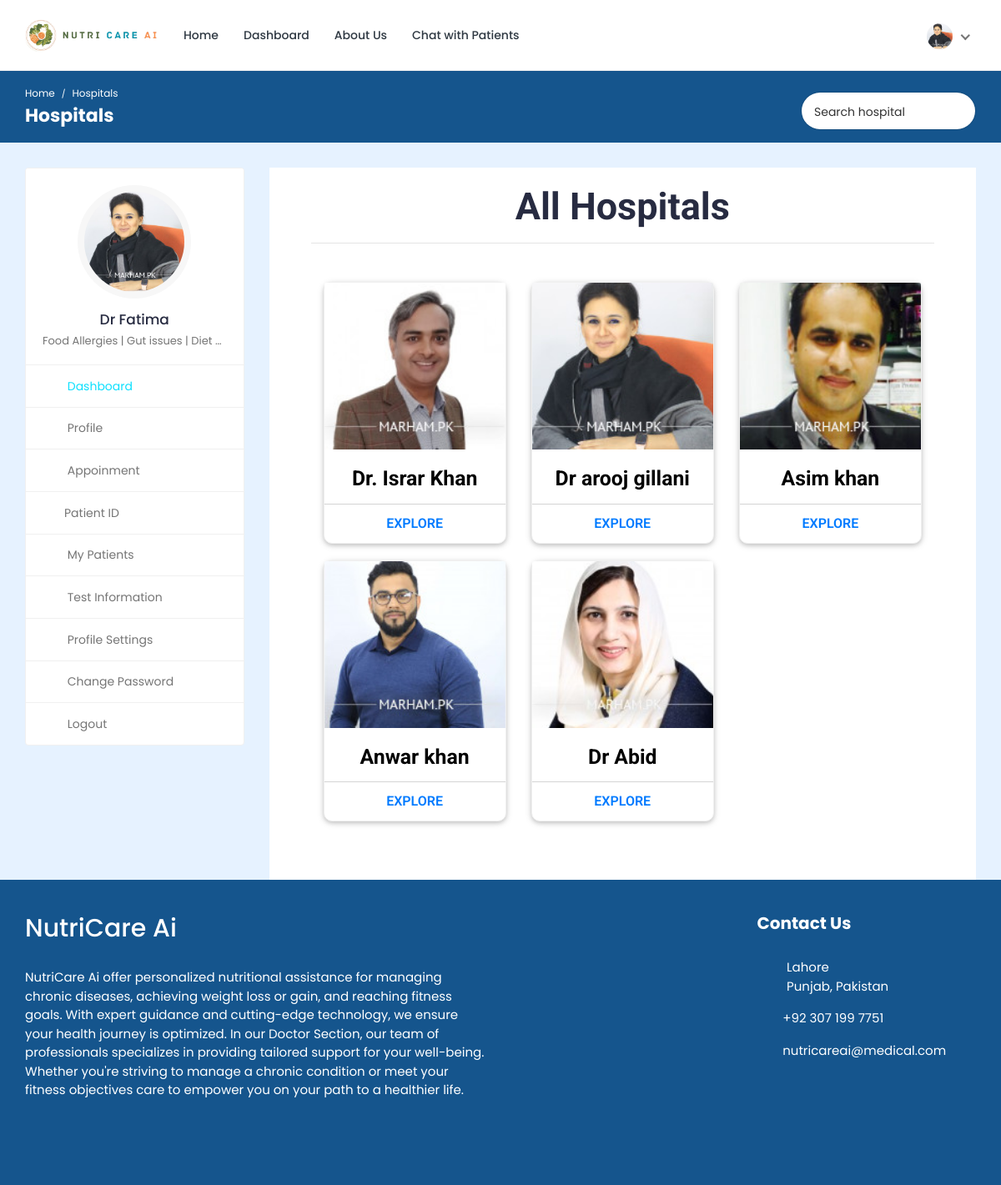
Screenshot of /multiple-hospital/ (signed in) with the database file from the repository.
### doctor/models.py (models this page shows, shortened)
class Doctor_Information(models.Model):
    DOCTOR_TYPE = (
        ('Nutritionist', 'Nutritionist'),
        ('Dietition', 'Dietition'),
    )
    doctor_id = models.AutoField(primary_key=True)
    user = models.OneToOneField(User, on_delete=models.CASCADE, null=True, blank=True, related_name='profile')
    name = models.CharField(max_length=200, null=True, blank=True)
    username = models.CharField(max_length=200, null=True, blank=True)
    gender = models.CharField(max_length=200, null=True, blank=True)
    description = models.TextField(max_length=1000, null=True, blank=True)
    department = models.CharField(max_length=200, choices=DOCTOR_TYPE, null=True, blank=True)
    department_name = models.ForeignKey(hospital_department, on_delete=models.SET_NULL, null=True, blank=True)
    specialization = models.ForeignKey(specialization, on_delete=models.SET_NULL, null=True, blank=True)
    featured_image = models.ImageField(upload_to='doctors/', default='doctors/user-default.png', null=True, blank=True)
    certificate_image = models.ImageField(upload_to='doctors_certificate/', default='doctors_certificate/default.png', null=True, blank=True)
    email = models.EmailField(max_length=200, null=True, blank=True)
    phone_number = models.CharField(max_length=200, null=True, blank=True)
    nid = models.CharField(max_length=200, null=True, blank=True)
    visiting_hour = models.CharField(max_length=200, null=True, blank=True)
    consultation_fee = models.IntegerField(null=True, blank=True)
    report_fee = models.IntegerField(null=True, blank=True)
    dob = models.CharField(max_length=200, null=True, blank=True)
    institute = models.CharField(max_length=200, null=True, blank=True)
    degree = models.CharField(max_length=200, null=True, blank=True)
    completion_year = models.CharField(max_length=200, null=True, blank=True)
    work_place = models.CharField(max_length=200, null=True, blank=True)
    designation = models.CharField(max_length=200, null=True, blank=True)
    start_year = models.CharField(max_length=200, null=True, blank=True)
    end_year = models.CharField(max_length=200, null=True, blank=True)
    register_status =  models.CharField(max_length=200, null=True, blank=True)
    hospital_name = models.ForeignKey(Hospital_Information, on_delete=models.SET_NULL, null=True, blank=True)

### hospital_admin/models.py (models this page shows, shortened)
class specialization(models.Model):
    specialization_id = models.AutoField(primary_key=True)
    specialization_name = models.CharField(max_length=200, null=True, blank=True)
    hospital = models.ForeignKey(Hospital_Information, on_delete=models.CASCADE, null=True, blank=True)

### hospital/models.py (models this page shows, shortened)
class Hospital_Information(models.Model):
    HOSPITAL_TYPE = (
        ('private', 'Private hospital'),
        ('public', 'Public hospital'),
    )
    hospital_id = models.AutoField(primary_key=True)
    name = models.CharField(max_length=200, null=True, blank=True)
    address = models.CharField(max_length=200, null=True, blank=True)
    featured_image = models.ImageField(upload_to='hospitals/', default='hospitals/default.png', null=True, blank=True)
    description = models.TextField(null=True, blank=True)
    email = models.EmailField(max_length=200, null=True, blank=True)
    phone_number = models.IntegerField(null=True, blank=True)
    hospital_type = models.CharField(max_length=200, choices=HOSPITAL_TYPE)
    general_bed_no = models.IntegerField(null=True, blank=True)
    available_icu_no = models.IntegerField(null=True, blank=True)
    regular_cabin_no = models.IntegerField(null=True, blank=True)
    emergency_cabin_no = models.IntegerField(null=True, blank=True)
    vip_cabin_no = models.IntegerField(null=True, blank=True)

### hospital/views.py (the view)
# urls.py: path('multiple-hospital/', views.multiple_hospital, name='multiple-hospital'),
@csrf_exempt
@login_required(login_url="login")
def multiple_hospital(request):
    if request.user.is_authenticated:
        if request.user.is_patient:
            patient = Patient.objects.get(user=request.user)
            doctors = Doctor_Information.objects.all()
            hospitals = Hospital_Information.objects.all()
            hospitals, search_query = searchHospitals(request)
            custom_range, hospitals = paginateHospitals(request, hospitals, 3)
            context = {'patient': patient, 'doctors': doctors, 'hospitals': hospitals, 'search_query': search_query, 'custom_range': custom_range}
            return render(request, 'multiple-hospital.html', context)
        elif request.user.is_doctor:
            doctor = Doctor_Information.objects.get(user=request.user)
            hospitals = Hospital_Information.objects.all()
            hospitals, search_query = searchHospitals(request)
            context = {'doctor': doctor, 'hospitals': hospitals, 'search_query': search_query}
            return render(request, 'multiple-hospital.html', context)
    else:
        logout(request)
        messages.error(request, 'Not Authorized')
        return render(request, 'patient-login.html')

### hospital/utils.py (called while the page is built)
def searchHospitals(request):
    search_query = ''
    if request.GET.get('search_query'):
        search_query = request.GET.get('search_query')
    hospitals = Hospital_Information.objects.distinct().filter(Q(name__icontains=search_query))
    return hospitals, search_query

### templates/multiple-hospital.html (shortened to what this page needs)
{% load static %}
<!DOCTYPE html>
<html lang="en">
<head>
	<link rel="stylesheet" href="{% static 'HealthStack-System/css/Normal/bootstrap.min.css' %}">
	<link rel="stylesheet" href="{% static 'HealthStack-System/plugins/Normal/fontawesome/css/fontawesome.min.css' %}">
	<link rel="stylesheet" href="{% static 'HealthStack-System/plugins/Normal/fontawesome/css/all.min.css' %}">
	<link rel="stylesheet" href="{% static 'HealthStack-System/css/Normal/style.css' %}">
	<link rel="stylesheet"href="{% static 'HealthStack-System/css/Normal/hospital.css' %}">
	<link rel="stylesheet"href="{% static 'HealthStack-System/css/Normal/search2.css' %}">
	</head>
	<body>
		<div class="main-wrapper">
			<header class="header">
				{% if user.is_authenticated and user.is_doctor %}
				{% include 'doctor-navbar.html' %}
				{% endif %}
			</header>
			<div class="breadcrumb-bar">
				<div class="container-fluid">
					<div class="row align-items-center">
						<div class="col-md-6 col-6">
							<nav aria-label="breadcrumb" class="page-breadcrumb">
								<ol class="breadcrumb">
									{% if user.is_authenticated and user.is_doctor %}
									<li class="breadcrumb-item"><a href="{% url 'doctor-dashboard' %}">Home</a></li>
									{% endif %}
									<li class="breadcrumb-item active" aria-current="page">Hospitals</li>
								</ol>
							</nav>
							<h2 class="breadcrumb-title">Hospitals</h2>
						</div>
						<div class="col-md-6 col-6 text-right">
							<div class="top-nav-search">
								<form action="{% url 'multiple-hospital' %}" method="GET">
									<input type="text" class="form-control" placeholder="Search hospital" name="search_query" value="{{search_query}}">
									<button class="btn" type="submit"><i class="fa fa-search"></i></button>
								</form>
							</div>
						</div>
					</div>
				</div>
			</div>
			<div class="content">
				<div class="container-fluid">
					<div class="row">
						<div class="col-md-5 col-lg-4 col-xl-3 theiaStickySidebar">
							<div>
								{% if user.is_authenticated and user.is_doctor %}
								{% include 'doctor-sidebar.html' %}
								{% endif %}
							</div>
						</div>
						<div class="col-md-7 col-lg-8 col-xl-9">
							<section class="wrapper" style="height: 0px;">
								<div class="container-fostrap" style="padding-top: 0px;">
									<h1 class="card-title" style="text-align: center;font-size: 45px;">All Hospitals</h1>
									<hr>
									<div class="content">
										<div class="container">
											<div class="row">
												{% for hospital in hospitals %}
												<div class="col-xs-12 col-sm-4">
													<div class="card">
														<a class="img-card" href="#">
														<img src="{{hospital.featured_image.url}}" />
													  </a>
														<div class="card-content">
															<h4 class="card-title">
																<a href="#"> {{hospital.name}}
															  </a>
															</h4>
														</div>
														<div class="card-read-more">
															<a href="{% url 'hospital-profile' pk=hospital.hospital_id %}" class="btn btn-link btn-block">
																Explore
															</a>
														</div>
													</div>
												</div>
												{% endfor %}
											</div>
										</div>
									</div>
								</div>
							</section>
						</div>
					</div>
				</div>
			</div>
			{% include 'footer.html' %}
		</div>
	</body>
</html>

### templates/doctor-navbar.html (shortened to what this page needs)
{% load static %}
<nav class="navbar navbar-expand-lg header-nav">
  <div class="navbar-header">
    <a href="{% url 'hospital_home'%}" class="navbar-brand logo">
      <img
        src="{% static 'HealthStack-System/images/Normal/NutriCare_Logo.png'  %}"
        class="img-fluid"
        alt="Logo"
      />
    </a>
  </div>
  <div class="main-menu-wrapper">
    <ul class="main-nav">
      <li>
        <a href="{% url 'hospital_home'%}">Home</a>
      </li>
      <li>
        <a href="{% url 'doctor-dashboard'%}">Dashboard</a>
      </li>
      <li>
        <a href="{% url 'about-us'%}">About Us</a>
      </li>
      <li>
        <a href="{% url 'chat-home' pk=user.id %}">Chat with Patients</a>
      </li>
    </ul>
  </div>
  <ul class="nav header-navbar-rht">
    <li class="nav-item contact-item">
    </li>
    <li class="nav-item dropdown has-arrow logged-item">
      <a href="#" class="dropdown-toggle nav-link" data-toggle="dropdown">
        <span class="user-img">
          <img
            class="rounded-circle"
            src="{{ doctor.featured_image.url }}"
            width="31"
            alt="Darren Elder"
          />
        </span>
      </a>
    </li>
  </ul>
</nav>

### templates/doctor-sidebar.html (shortened to what this page needs)
{% load static %}
<div class="profile-sidebar">
  <div class="widget-profile pro-widget-content">
    <div class="profile-info-widget">
      <a href="#" class="booking-doc-img">
        <img
          src="{{ doctor.featured_image.url }}"
          alt="User Image"
        />
      </a>
      <div class="profile-det-info">
        <h3>{{ doctor.name }}</h3>
        <div class="patient-details">
          <h5 class="mb-0">{{doctor.specialization.specialization_name}}</h5>
        </div>
      </div>
    </div>
  </div>
  <div class="dashboard-widget">
    <nav class="dashboard-menu sidebar">
      <ul>
        <li class="active">
          <a href="{% url 'doctor-dashboard' %}">
            <i class="fas fa-columns"></i>
            <span>Dashboard</span>
          </a>
        </li>
        <li>
        <a href="{% url 'doctor-profile' pk=doctor.doctor_id %}">
          <i class="fas fa-user"></i>
          <span>Profile</span>
        </a>
      </li>
        <li>
          <a href="{% url 'appointments'%}">
            <i class="fas fa-user-circle"></i>
            <span>Appoinment</span>
          </a>
        </li>
        <li class="nav-item has-submenu">
            <a href="#" class="nav-link"><i class="fas fa-search"></i><span>Patient ID</span></a>
        </li>
        <li>
          <a href="{% url 'my-patients' %}">
            <i class="fas fa-user-injured"></i>
            <span>My Patients</span>
          </a>
        </li>
        <li>
          <a href="{% url 'doctor-test-list'%}" target="_blank">
            <i class="fas fa-hourglass-start"></i>
            <span>Test Information</span>
          </a>
        </li>
        <li>
          <a
            href="{% url 'doctor-profile-settings' %}"
          >
            <i class="fas fa-user-cog"></i>
            <span>Profile Settings</span>
          </a>
        </li>
        <li>
          <a href="{% url 'doctor-change-password' pk=user.id%}">
            <i class="fas fa-lock"></i>
            <span>Change Password</span>
          </a>
        </li>
        <li>
          <a href="{% url 'doctor-logout'%}">
            <i class="fas fa-sign-out-alt"></i>
            <span>Logout</span>
          </a>
        </li>
      </ul>
    </nav>
  </div>
</div>

### static/HealthStack-System/css/Normal/hospital.css (style rules this page uses)
.wrapper { display: table; height: 100%; width: 100%; }
.container-fostrap { -moz-box-sizing: border-box; box-sizing: border-box; height: 100%; width: 100%; background: #FFF; font-family: 'Roboto', sans-serif; font-weight: 400; display: table-cell; padding: 50px; text-align: center; vertical-align: middle; }
.card { display: block; margin-bottom: 20px; line-height: 1.42857143; background-color: #fff; border-radius: 10px; box-shadow: 0 2px 5px 0 rgba(0,0,0,0.16),0 2px 10px 0 rgba(0,0,0,0.12); transition: box-shadow .25s; }
.img-card { width: 100%; height:200px; border-top-left-radius:2px; border-top-right-radius:2px; display:block; overflow: hidden; }
.img-card img { width: 100%; height: 200px; object-fit:cover; transition: all .25s ease; }
.card-title { margin-top:0px; font-weight: 700; font-size: 1.65em; text-align: center; padding-top: 20px; }
.card-title a { color: #000; text-decoration: none !important; }
.card-read-more { border-top: 1px solid #D4D4D4; }
.card-read-more a { text-decoration: none !important; padding:10px; font-weight:600; text-transform: uppercase }

### static/HealthStack-System/css/Normal/search2.css (style rules this page uses)
.top-nav-search { float: right; margin-left: 15px; }
.top-nav-search form { margin-top: 10px; position: relative; width: 210px; }
.top-nav-search .form-control { border-color: rgba(0, 0, 0, 0.1); border-radius: 50px; color: #333; height: 40px; padding: 10px 50px 10px 15px; }
.top-nav-search .btn { background-color: transparent; border-color: transparent; color: #333; min-height: 40px; padding: 7px 15px; position: absolute; right: 0; top: 0; }
.top-nav-search .form-control::placeholder { color: #333; }

### rows the page displays
Doctor_Information: featured_image (picture), name "Dr Fatima", specialization.specialization_name "Food Allergies | Gut issues | Diet…"
Hospital_Information: featured_image (picture), name "Dr. Israr Khan"
Hospital_Information: featured_image (picture), name "Dr arooj gillani"
Hospital_Information: featured_image (picture), name "Asim khan"
Hospital_Information: featured_image (picture), name "Anwar khan"
Hospital_Information: featured_image (picture), name "Dr Abid"
